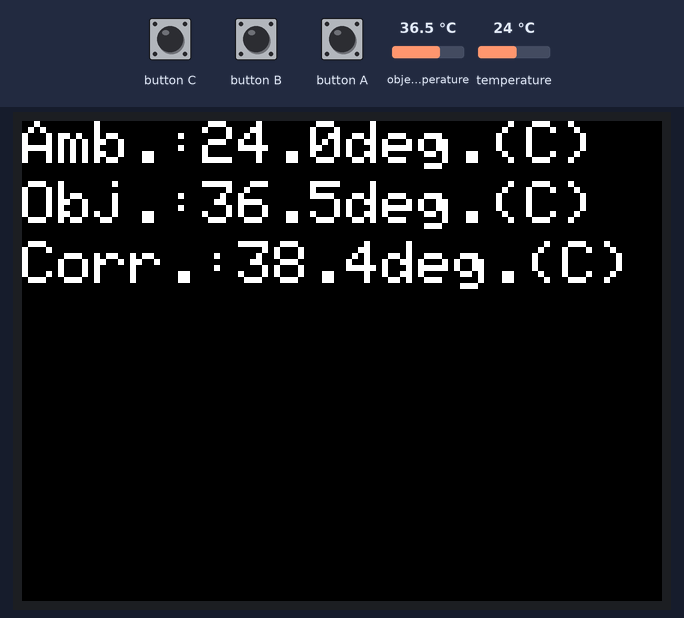
A program run on a simulated ESP32. Shown: 320×240 colour display. The test bench sets the inputs (shaded band); at power-on: object temperature 36.5 °C, temperature 24 °C.

Above: at 3.4 s.
3.5 s: object temperature set to 20 °C
At 4.5 s:
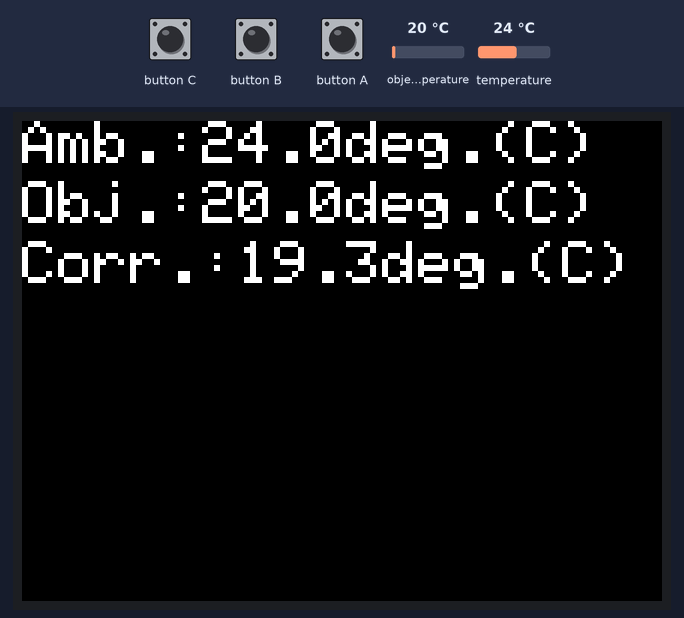
5.1 s: temperature set to 12 °C
At 6.3 s:
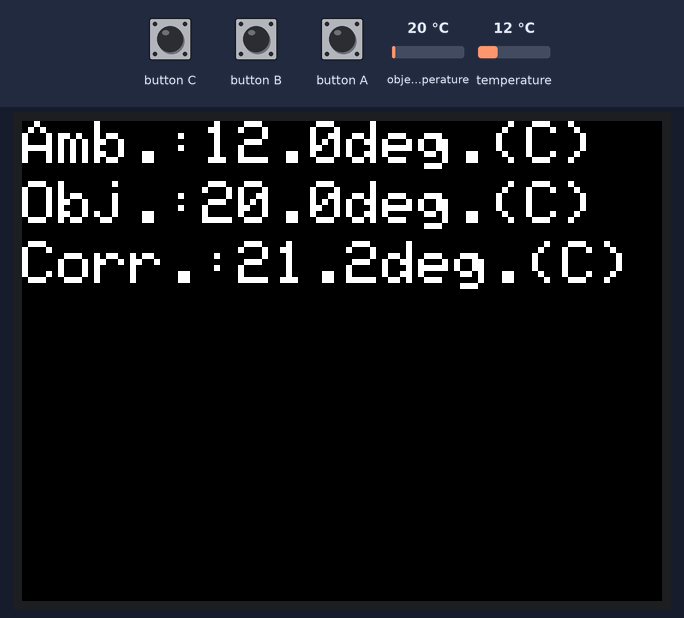
6.7 s: object temperature set to 26 °C
At 8.0 s:
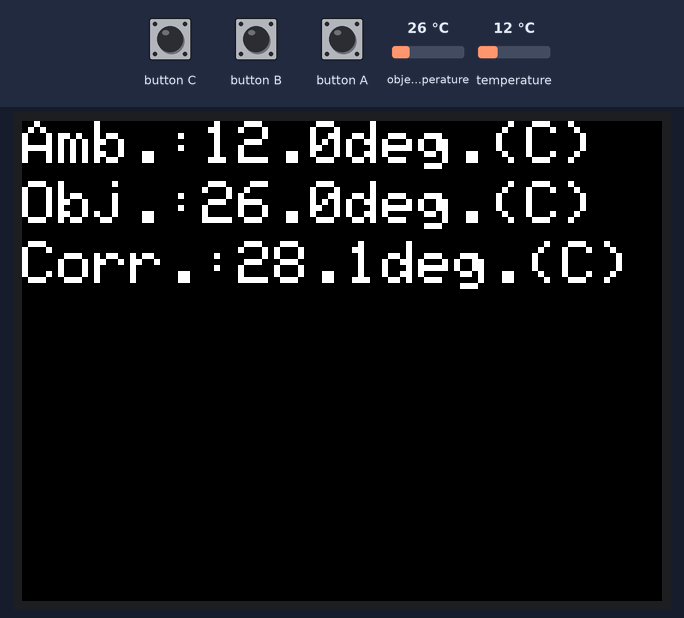
8.3 s: temperature set to 19 °C
At 8.8 s:
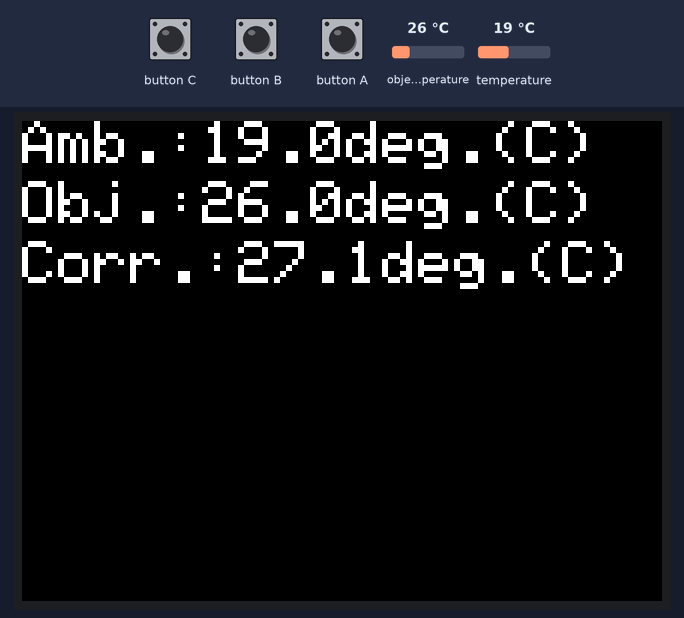
Timing chart, 0 to 10.9 s (numbered marks = the images above; inputs shaded):
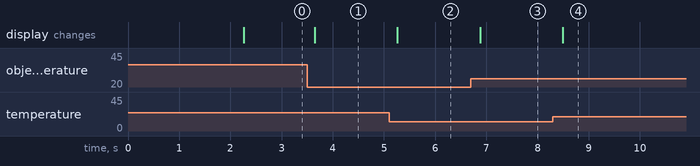

Measured:
- after the input at 3.5 s, the display: changes after 0.15 s (image 1)
- after the input at 5.1 s, the display: changes after 0.16 s (image 2)
- after the input at 6.7 s, the display: changes after 0.18 s (image 3)
- after the input at 8.3 s, the display: changes after 0.20 s (image 4)

The program:

main.cpp
```cpp
#include <Arduino.h>
#include <Adafruit_MLX90614.h>
#include <M5Stack.h>

Adafruit_MLX90614 mlx = Adafruit_MLX90614();

// Emissivity(放射率)
// Human skin: 0.98
// PP: 0.86
// float Em = 0.98;
float Em = 0.86;

float TempEm(float Em, float TA, float TO);

void setup() {
  Serial.begin(115200);
  M5.begin();
  mlx.begin();

  M5.Lcd.fillScreen(BLACK);
  M5.Lcd.setTextColor(WHITE);
  M5.Lcd.setTextSize(3);

  M5.Lcd.setCursor(0, 0);
  M5.Lcd.print("Start!!");
  delay(2000);
}

void loop() {
  M5.update();
  M5.Lcd.fillRect(0, 0, 240, 90, BLACK);
  float temp_obj_c = mlx.readObjectTempC();
  float temp_amb_c = mlx.readAmbientTempC();
  float temp_crr_c = TempEm(Em, temp_amb_c, temp_obj_c);

  M5.Lcd.setCursor(0, 0);
  M5.Lcd.print("Amb.:" + String(temp_amb_c, 1) + "deg.(C)");
  M5.Lcd.setCursor(0, 30);
  M5.Lcd.print("Obj.:" + String(temp_obj_c, 1) + "deg.(C)");
  M5.Lcd.setCursor(0, 60);
  M5.Lcd.print("Corr.:" + String(temp_crr_c, 1) + "deg.(C) ");

  delay(200);
}

float TempEm(float Em, float TA, float TO){
  TA = TA + 273.15;
  TO = TO + 273.15;
  float T = (TO * TO * TO * TO) / Em + (TA * TA * TA * TA) * (1 - (1 / Em));
  float Temp = sqrt(sqrt(T)) - 273.15;
  return Temp;
}
```
